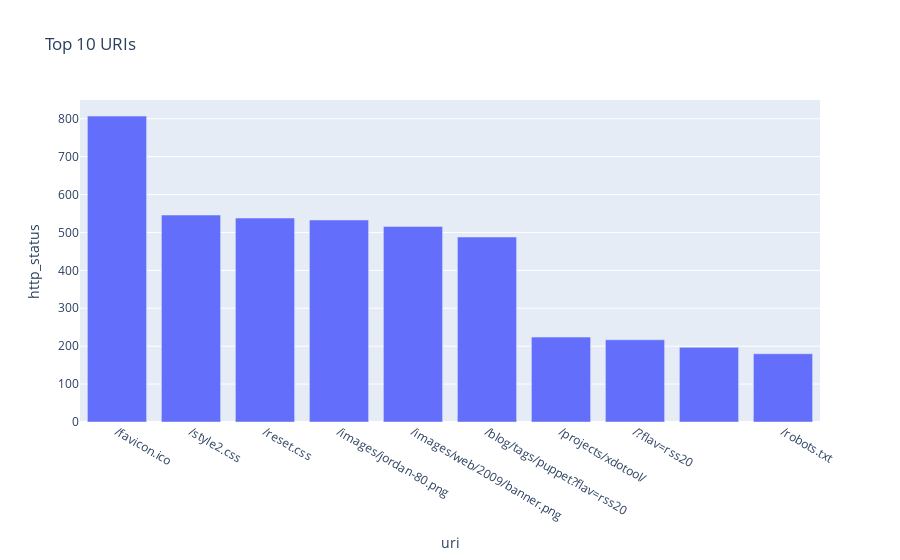

Notebook source saved alongside this figure:
### Code cell
# Chart the top 10
top_10_uris = df.groupby("uri").count().sort_values(by="timestamp", ascending=False).head(10).reset_index()
px.bar(top_10_uris, x="uri", y="http_status", title="Top 10 URIs")

### Figure 1 — Plotly figure (JSON) as saved in the notebook; plotly's stock layout.template omitted (floating-point values rounded to 4 significant figures)
{"data": [{"alignmentgroup": "True", "hovertemplate": "uri=%{x}<br>http_status=%{y}<extra></extra>", "legendgroup": "", "marker": {"color": "#636efa", "pattern": {"shape": ""}}, "name": "", "offsetgroup": "", "orientation": "v", "showlegend": false, "textposition": "auto", "type": "bar", "x": ["/favicon.ico", "/style2.css", "/reset.css", "/images/jordan-80.png", "/images/web/2009/banner.png", "/blog/tags/puppet?flav=rss20", "/projects/xdotool/", "/?flav=rss20", "", "/robots.txt"], "xaxis": "x", "y": [807, 546, 538, 533, 516, 488, 224, 217, 197, 180], "yaxis": "y"}], "layout": {"autosize": true, "barmode": "relative", "legend": {"tracegroupgap": 0}, "title": {"text": "Top 10 URIs"}, "xaxis": {"anchor": "y", "autorange": true, "domain": [0, 1], "range": [-0.5, 9.5], "title": {"text": "uri"}, "type": "category"}, "yaxis": {"anchor": "x", "autorange": true, "domain": [0, 1], "range": [0, 849.5], "title": {"text": "http_status"}, "type": "linear"}}}
